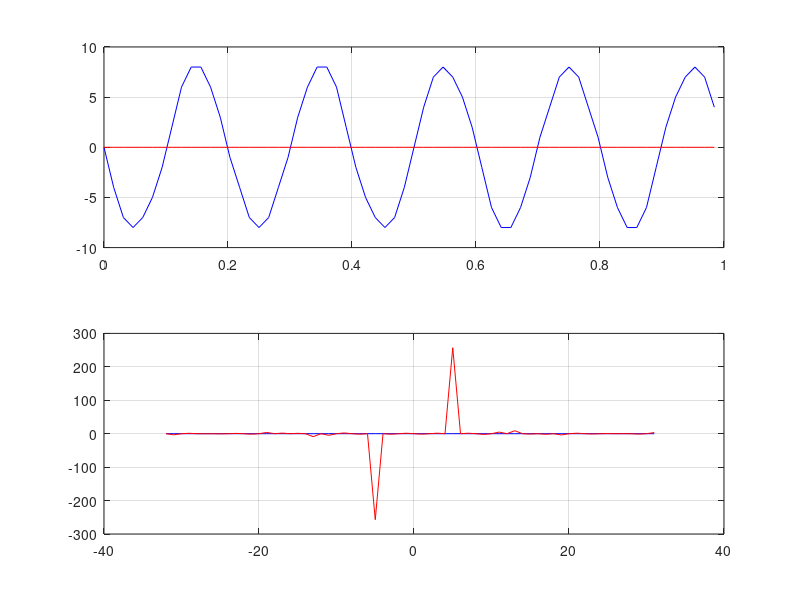

Reproduce this figure in MATLAB.
clear all;

AMPLITUDE=1;
FREQUENCY=5;
SAMPLING_RATE=64;

BITS=3;

e=2.7183;

% time scale (always 1 second)
t=[0:1/SAMPLING_RATE:1-1/SAMPLING_RATE];
f=[-SAMPLING_RATE/2:SAMPLING_RATE/2-1];


% define oscillation here
% =======================

% complex oscillation
f_t=(AMPLITUDE.*e.^(i*2*pi*FREQUENCY*t));
% sinus
%f_t=real(f_t);
% cosinus
f_t=-imag(f_t);

% Quantization
% ============

f_t=round(f_t.*(2^BITS));

% fft
F_f=fft(f_t);
F_f=fftshift(F_f);

% display
subplot(2,1,1);
plot(t,real(f_t),'b');
hold on;
plot(t,imag(f_t),'r');
hold off;
grid on;
subplot(2,1,2);
plot(f,real(F_f),'b');
hold on;
plot(f,imag(F_f),'r');
hold off;
grid on;

% Data dump
% =========

fd_time=fopen('cosinus_time.txt','W');
fd_freq=fopen('cosinus_freq.txt','W');

for i=1:SAMPLING_RATE
    
    fprintf(fd_time,'%d + i%d\n',real(f_t(i)),imag(f_t(i)));
    fprintf(fd_freq,'%d + i%d\n',real(F_f(i)),imag(F_f(i)));
    
end

fclose(fd_time);
fclose(fd_freq);